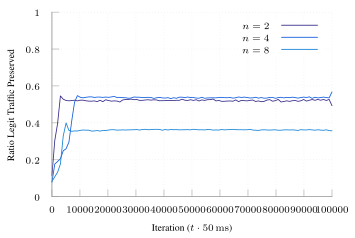

The script that saved this image:
set terminal tikz standalone color size 9cm,6cm font '\scriptsize' preamble '\usepackage{microtype} \usepackage{times} \usepackage[T1]{fontenc} \usepackage{siunitx}\sisetup{detect-all}'
set output "soln-ext-cap-varyN-binary.tex"

load "parula.pal"

set style line 102 lc rgb '#a0a0a0' lt 1 lw 1
set border ls 102
set colorbox border 102
set key textcolor rgb "black"
set tics textcolor rgb "black"
set label textcolor rgb "black"

set border 3
set grid x y
set xtics nomirror
set ytics nomirror

#set key autotitle columnhead
set datafile separator ","

set xlabel "Iteration ($t \\cdot{} \\SI{50}{\\milli\\second}$)"
set ylabel "Ratio Legit Traffic Preserved"

set yrange [0.0:1.0]

plot '../results/soln-ext-cap-2-avg.csv' u 1:3 w lines smooth sbezier title "$n=2$", \
     '../results/soln-ext-cap-4-avg.csv' u 1:3 w lines smooth sbezier title "$n=4$", \
     '../results/soln-ext-cap-8-avg.csv' u 1:3 w lines smooth sbezier title "$n=8$"#, \
#     '../results/soln-ext-cap-16-avg.csv' u 1:3 w lines smooth sbezier title "$n=16$"
